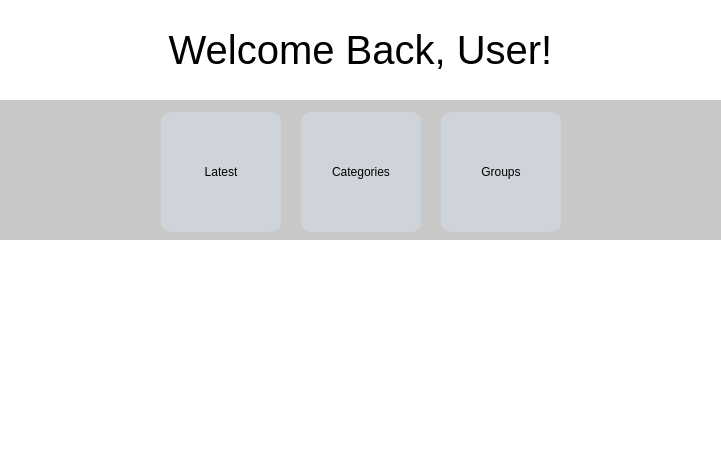
<?xml version="1.0" encoding="UTF-8"?>
<ui version="4.0">
 <class>Home</class>
 <widget class="QFrame" name="Home">
  <property name="geometry">
   <rect>
    <x>0</x>
    <y>0</y>
    <width>721</width>
    <height>452</height>
   </rect>
  </property>
  <property name="sizePolicy">
   <sizepolicy hsizetype="Preferred" vsizetype="Preferred">
    <horstretch>0</horstretch>
    <verstretch>0</verstretch>
   </sizepolicy>
  </property>
  <property name="windowTitle">
   <string>Frame</string>
  </property>
  <property name="styleSheet">
   <string notr="true">background-color: rgb(255, 255, 255);</string>
  </property>
  <layout class="QVBoxLayout" name="verticalLayout">
   <property name="spacing">
    <number>0</number>
   </property>
   <property name="sizeConstraint">
    <enum>QLayout::SetDefaultConstraint</enum>
   </property>
   <property name="leftMargin">
    <number>0</number>
   </property>
   <property name="topMargin">
    <number>0</number>
   </property>
   <property name="rightMargin">
    <number>0</number>
   </property>
   <property name="bottomMargin">
    <number>0</number>
   </property>
   <item>
    <widget class="QFrame" name="title_frame">
     <property name="maximumSize">
      <size>
       <width>16777215</width>
       <height>100</height>
      </size>
     </property>
     <property name="frameShape">
      <enum>QFrame::NoFrame</enum>
     </property>
     <property name="frameShadow">
      <enum>QFrame::Raised</enum>
     </property>
     <layout class="QHBoxLayout" name="horizontalLayout">
      <item>
       <widget class="QLabel" name="label">
        <property name="font">
         <font>
          <pointsize>30</pointsize>
         </font>
        </property>
        <property name="styleSheet">
         <string notr="true">QLabel{
	color: #000000;

}</string>
        </property>
        <property name="text">
         <string>Welcome Back, User!</string>
        </property>
        <property name="alignment">
         <set>Qt::AlignCenter</set>
        </property>
       </widget>
      </item>
     </layout>
    </widget>
   </item>
   <item>
    <widget class="QFrame" name="_frame">
     <property name="frameShape">
      <enum>QFrame::NoFrame</enum>
     </property>
     <property name="frameShadow">
      <enum>QFrame::Raised</enum>
     </property>
     <layout class="QVBoxLayout" name="verticalLayout_2">
      <property name="spacing">
       <number>0</number>
      </property>
      <property name="leftMargin">
       <number>0</number>
      </property>
      <property name="topMargin">
       <number>0</number>
      </property>
      <property name="rightMargin">
       <number>0</number>
      </property>
      <property name="bottomMargin">
       <number>0</number>
      </property>
      <item>
       <widget class="QFrame" name="general_frame">
        <property name="minimumSize">
         <size>
          <width>0</width>
          <height>140</height>
         </size>
        </property>
        <property name="maximumSize">
         <size>
          <width>16777215</width>
          <height>140</height>
         </size>
        </property>
        <property name="styleSheet">
         <string notr="true">QFrame{
	background-color: #c8c8c8;
}


QPushButton {
	border: none;
	background-color: #ced4da;
	color: rgb(0,0,0);
	border-radius: 10;
	max-width: 120;
	min-width: 120;
	height: 120;
	margin-left: 10;
	margin-right: 10;
	margin-top: 5;
}

QPushButton:hover {
	background-color: #adb5bd;
}

QPushButton:pressed {
	background-color: #dee2e6;
}</string>
        </property>
        <property name="frameShape">
         <enum>QFrame::NoFrame</enum>
        </property>
        <property name="frameShadow">
         <enum>QFrame::Raised</enum>
        </property>
        <layout class="QHBoxLayout" name="horizontalLayout_2">
         <property name="spacing">
          <number>0</number>
         </property>
         <property name="sizeConstraint">
          <enum>QLayout::SetDefaultConstraint</enum>
         </property>
         <property name="leftMargin">
          <number>0</number>
         </property>
         <property name="topMargin">
          <number>0</number>
         </property>
         <property name="rightMargin">
          <number>0</number>
         </property>
         <property name="bottomMargin">
          <number>0</number>
         </property>
         <item>
          <spacer name="horizontalSpacer">
           <property name="orientation">
            <enum>Qt::Horizontal</enum>
           </property>
           <property name="sizeHint" stdset="0">
            <size>
             <width>40</width>
             <height>20</height>
            </size>
           </property>
          </spacer>
         </item>
         <item>
          <widget class="QPushButton" name="latest_button">
           <property name="text">
            <string>Latest</string>
           </property>
          </widget>
         </item>
         <item>
          <widget class="QPushButton" name="categories_button">
           <property name="text">
            <string>Categories</string>
           </property>
          </widget>
         </item>
         <item>
          <widget class="QPushButton" name="groups_button">
           <property name="text">
            <string>Groups</string>
           </property>
          </widget>
         </item>
         <item>
          <spacer name="horizontalSpacer_2">
           <property name="orientation">
            <enum>Qt::Horizontal</enum>
           </property>
           <property name="sizeHint" stdset="0">
            <size>
             <width>40</width>
             <height>20</height>
            </size>
           </property>
          </spacer>
         </item>
        </layout>
       </widget>
      </item>
      <item>
       <widget class="QFrame" name="content_frame">
        <property name="frameShape">
         <enum>QFrame::NoFrame</enum>
        </property>
        <property name="frameShadow">
         <enum>QFrame::Raised</enum>
        </property>
        <layout class="QHBoxLayout" name="content_layout"/>
       </widget>
      </item>
     </layout>
    </widget>
   </item>
  </layout>
 </widget>
 <resources/>
 <connections/>
</ui>
